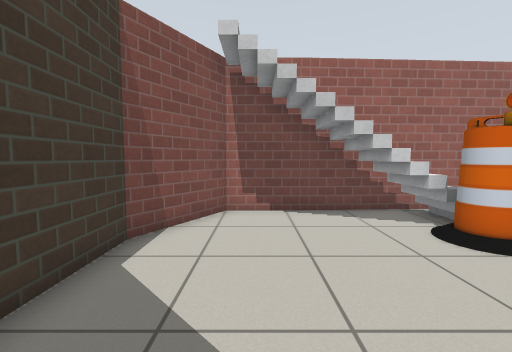
[1] (above)

12 first-person views from a walk through a robot-simulator world made for Gazebo. The camera is 0.88 m above the floor, tilts 4° down and sees 90° across. The floor is counted in squares, 0.5 m on a side. Each view is taken from the middle of a square. On the plan, view 1 faces up. The plan holds only what a view shows up to about 15 squares ahead; the rest is blank. The place goes on beyond the plan. Gazebo's built-in surfaces are drawn with simple patterns.

[2]
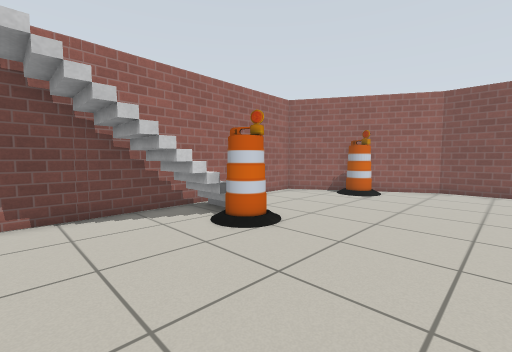

[3]
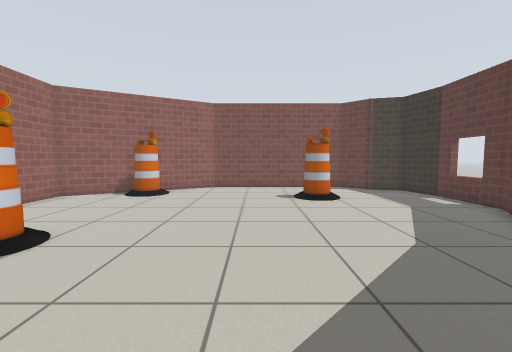

[4]
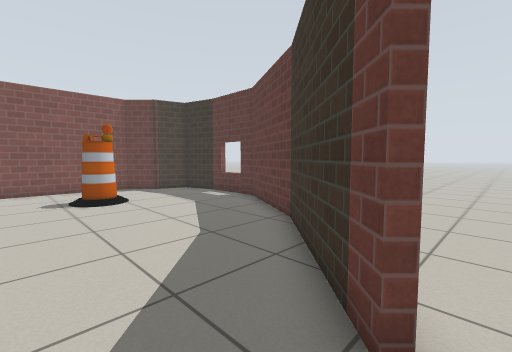

[5]
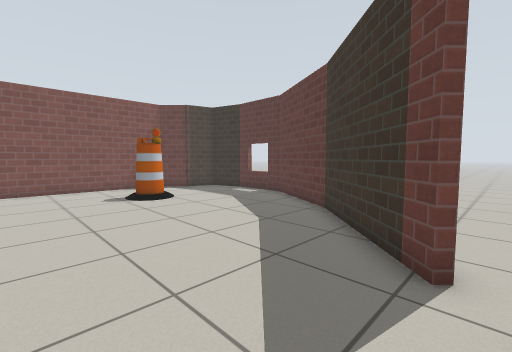

[6]
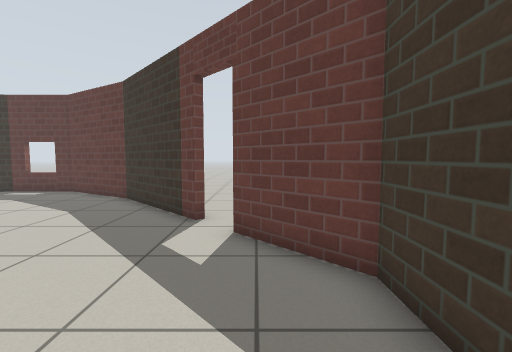

[7]
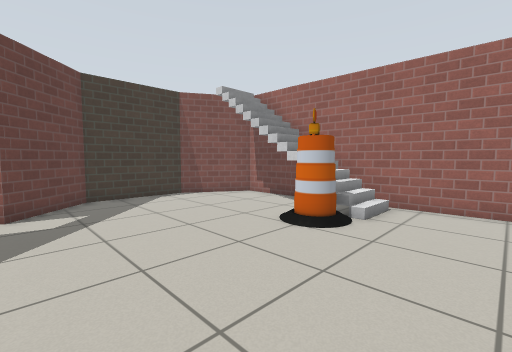

[8]
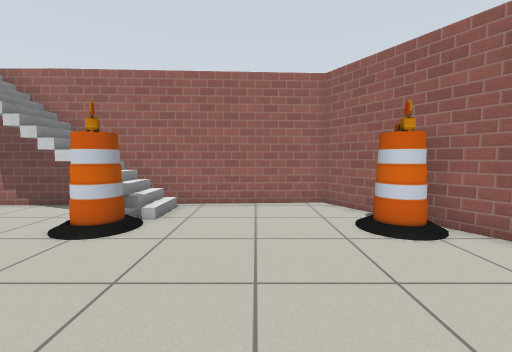

[9]
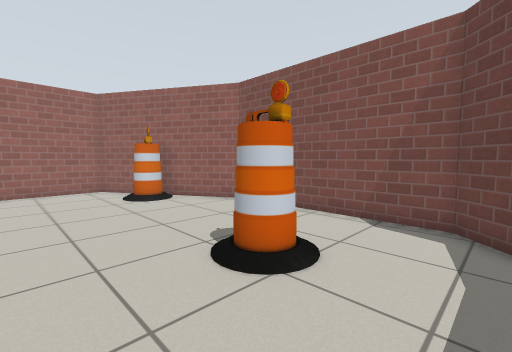

[10]
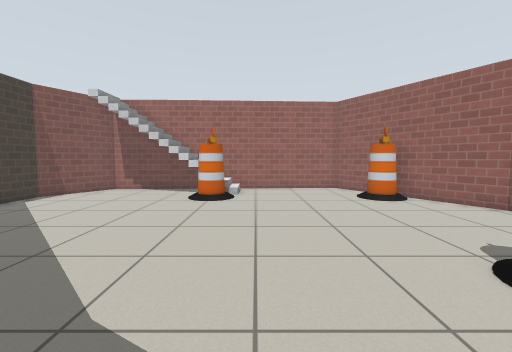

[11]
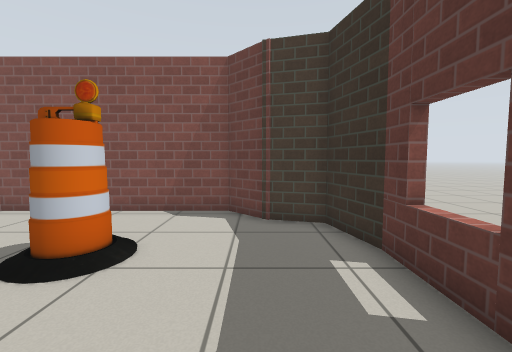

[12]
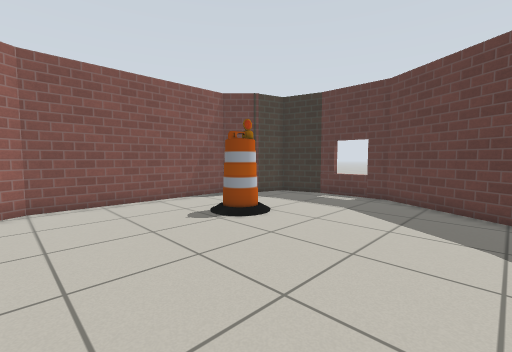

### Floor plan
Points are (right, up) in squares from view 1. A wall is a line through its corners. A room is listed if a view was taken in it or the views show most of it. See-through windows are left out.
Room 1 (views 1, 2, 3, 4, 5, 6, 7, 8, 9, 10, 11, 12)
walls: (0.7, -2.1) (4.7, -6.1); (4.6, -6.1) (8.7, -8.4) (11.9, -8.4); (11.7, -8.5) (13.8, -7.9) (14.3, -6.3) (15.4, -5.1) (15.4, 2.5) (11.7, 9.1) (-1.1, 8.4) (-2.8, 5.4) (-2.8, 1.3) (-0.4, -1.1)
ways out: open door at (0, -1.5)
objects: barrel (5, 5) to (5, 6); grey box (5, 8); barrel (11, -3) to (12, -2); barrel (12, 5) to (13, 6)

Where each view was taken, in squares from view 1:
view 1: 0 up, 0 right, facing up
view 2: 0 up, 0 right, facing up-right
view 3: 0 up, 0 right, facing right
view 4: 0 up, 0 right, facing down-right
view 5: 2 up, 0 right, facing down-right
view 6: 5 up, 1 left, facing down
view 7: 1 down, 9 right, facing up-left
view 8: 1 down, 9 right, facing up
view 9: 6 down, 8 right, facing up-right
view 10: 6 down, 7 right, facing up
view 11: 6 down, 7 right, facing right
view 12: 3 up, 5 right, facing down-right
